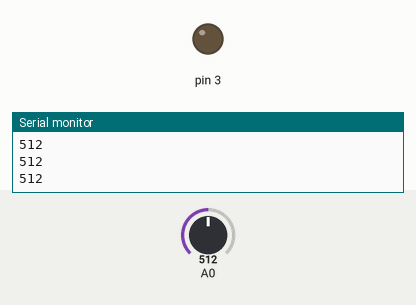
A sketch run on a simulated Arduino Uno, built with avr-gcc and run on an emulated ATmega328P. Shown: output pins drawn as LEDs (lit = HIGH), the last lines printed to the serial monitor. The inputs (shaded band) are chosen by the test bench; at power-on: A0 = 512.

Above: at 1.2 s.
1.3 s: A0 set to 407
2.8 s: A0 set to 385
At 4.0 s:
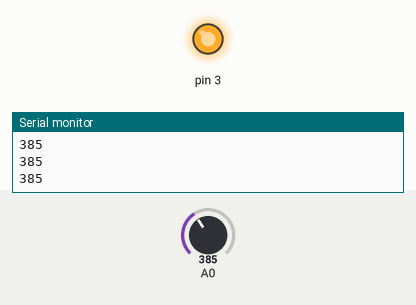
4.3 s: A0 set to 410
At 5.3 s:
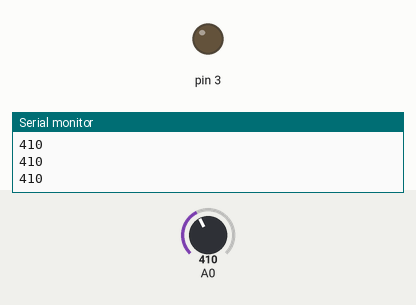
5.8 s: A0 set to 390
At 6.5 s:
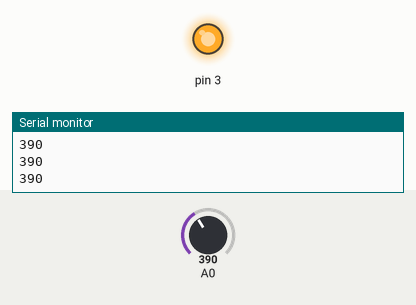
Timing chart, 0 to 8.3 s (numbered marks = the images above; inputs shaded):
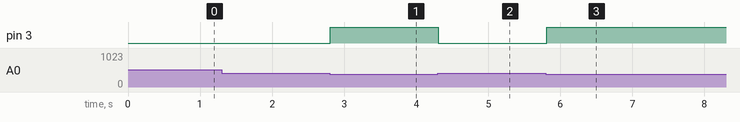

Measured:
- the behaviour switches between 400 and 399 on A0 (found by bisection; images 0 and 1)
- after the input at 2.8 s, pin 3: LOW → HIGH at once
- after the input at 4.3 s, pin 3: HIGH → LOW at once
- after the input at 5.8 s, pin 3: LOW → HIGH at once

The sketch:

Code.ino
```cpp
void setup()
{
  pinMode(3, OUTPUT);
  Serial.begin(9600);
}

void loop()
{
  int isik = analogRead(A0);
  Serial.println(isik);
  if(isik < 400)
    digitalWrite(3, HIGH);
  else
    digitalWrite(3, LOW);
}
```
